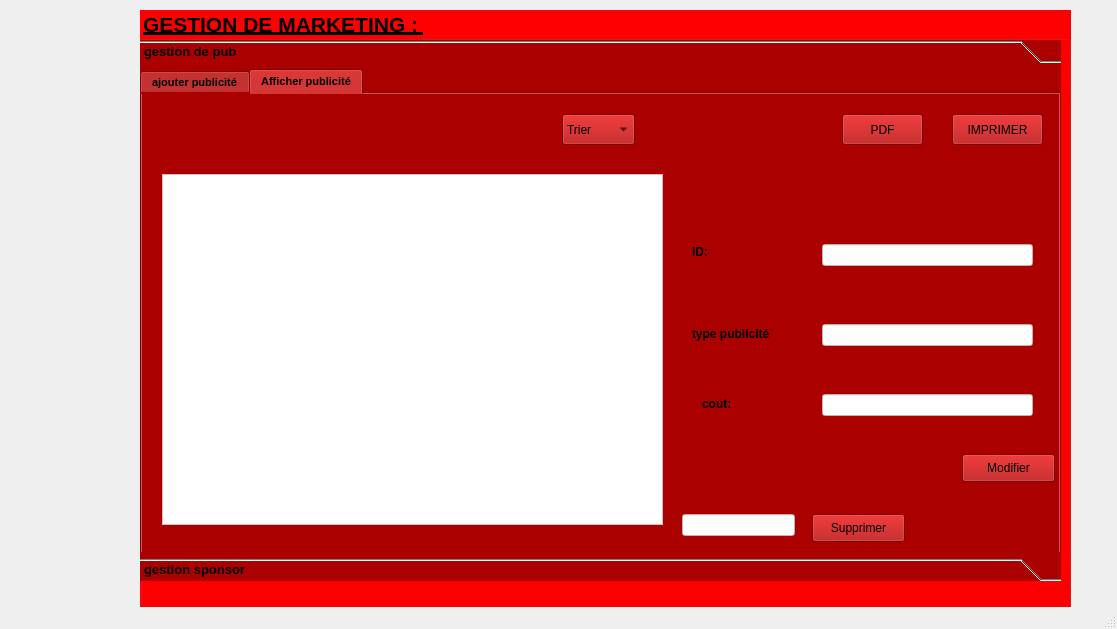
<?xml version="1.0" encoding="UTF-8"?>
<ui version="4.0">
 <class>MainWindow</class>
 <widget class="QMainWindow" name="MainWindow">
  <property name="geometry">
   <rect>
    <x>0</x>
    <y>0</y>
    <width>1117</width>
    <height>629</height>
   </rect>
  </property>
  <property name="windowTitle">
   <string>MainWindow</string>
  </property>
  <widget class="QWidget" name="centralwidget">
   <widget class="QGroupBox" name="titre">
    <property name="geometry">
     <rect>
      <x>140</x>
      <y>10</y>
      <width>931</width>
      <height>601</height>
     </rect>
    </property>
    <property name="font">
     <font>
      <pointsize>16</pointsize>
      <weight>75</weight>
      <bold>true</bold>
      <underline>true</underline>
     </font>
    </property>
    <property name="styleSheet">
     <string notr="true">background-color: rgb(255, 0, 0);</string>
    </property>
    <property name="title">
     <string>GESTION DE MARKETING : </string>
    </property>
    <widget class="QToolBox" name="toolBox">
     <property name="geometry">
      <rect>
       <x>0</x>
       <y>30</y>
       <width>921</width>
       <height>541</height>
      </rect>
     </property>
     <property name="font">
      <font>
       <pointsize>10</pointsize>
       <weight>75</weight>
       <bold>true</bold>
      </font>
     </property>
     <property name="styleSheet">
      <string notr="true">background-color: rgb(170, 0, 0);
</string>
     </property>
     <property name="currentIndex">
      <number>0</number>
     </property>
     <widget class="QWidget" name="page_3">
      <property name="geometry">
       <rect>
        <x>0</x>
        <y>0</y>
        <width>921</width>
        <height>469</height>
       </rect>
      </property>
      <attribute name="label">
       <string>gestion de pub</string>
      </attribute>
      <widget class="QTabWidget" name="tabWidget">
       <property name="geometry">
        <rect>
         <x>0</x>
         <y>0</y>
         <width>921</width>
         <height>541</height>
        </rect>
       </property>
       <property name="font">
        <font>
         <pointsize>8</pointsize>
         <weight>75</weight>
         <bold>true</bold>
         <underline>false</underline>
        </font>
       </property>
       <property name="styleSheet">
        <string notr="true">background-color: rgb(170, 0, 0);</string>
       </property>
       <property name="currentIndex">
        <number>1</number>
       </property>
       <widget class="QWidget" name="tab_8">
        <attribute name="title">
         <string>ajouter publicité</string>
        </attribute>
        <widget class="QLineEdit" name="le_id">
         <property name="geometry">
          <rect>
           <x>320</x>
           <y>60</y>
           <width>211</width>
           <height>22</height>
          </rect>
         </property>
         <property name="styleSheet">
          <string notr="true">background-color: rgb(255, 255, 255);</string>
         </property>
        </widget>
        <widget class="QPushButton" name="ajouter">
         <property name="geometry">
          <rect>
           <x>550</x>
           <y>380</y>
           <width>131</width>
           <height>28</height>
          </rect>
         </property>
         <property name="text">
          <string>Ajouter</string>
         </property>
        </widget>
        <widget class="QLabel" name="reference">
         <property name="geometry">
          <rect>
           <x>170</x>
           <y>160</y>
           <width>111</width>
           <height>20</height>
          </rect>
         </property>
         <property name="font">
          <font>
           <pointsize>9</pointsize>
           <weight>75</weight>
           <bold>true</bold>
           <underline>false</underline>
          </font>
         </property>
         <property name="text">
          <string>type publicité</string>
         </property>
        </widget>
        <widget class="QLabel" name="nom">
         <property name="geometry">
          <rect>
           <x>190</x>
           <y>60</y>
           <width>55</width>
           <height>16</height>
          </rect>
         </property>
         <property name="font">
          <font>
           <pointsize>9</pointsize>
           <weight>75</weight>
           <bold>true</bold>
           <underline>false</underline>
          </font>
         </property>
         <property name="text">
          <string>ID:</string>
         </property>
        </widget>
        <widget class="QLabel" name="quantite">
         <property name="geometry">
          <rect>
           <x>190</x>
           <y>250</y>
           <width>81</width>
           <height>20</height>
          </rect>
         </property>
         <property name="font">
          <font>
           <pointsize>9</pointsize>
           <weight>75</weight>
           <bold>true</bold>
           <underline>false</underline>
          </font>
         </property>
         <property name="styleSheet">
          <string notr="true"/>
         </property>
         <property name="text">
          <string>cout:</string>
         </property>
        </widget>
        <widget class="QLineEdit" name="le_cout">
         <property name="geometry">
          <rect>
           <x>320</x>
           <y>250</y>
           <width>211</width>
           <height>22</height>
          </rect>
         </property>
         <property name="styleSheet">
          <string notr="true">background-color: rgb(255, 255, 255);</string>
         </property>
        </widget>
        <widget class="QLineEdit" name="le_type">
         <property name="geometry">
          <rect>
           <x>310</x>
           <y>160</y>
           <width>211</width>
           <height>22</height>
          </rect>
         </property>
         <property name="styleSheet">
          <string notr="true">background-color: rgb(255, 255, 255);</string>
         </property>
        </widget>
       </widget>
       <widget class="QWidget" name="tab_10">
        <attribute name="title">
         <string>Afficher publicité</string>
        </attribute>
        <widget class="QTableView" name="tab_pub">
         <property name="geometry">
          <rect>
           <x>20</x>
           <y>80</y>
           <width>501</width>
           <height>351</height>
          </rect>
         </property>
         <property name="styleSheet">
          <string notr="true">background-color: rgb(255, 255, 255);</string>
         </property>
        </widget>
        <widget class="QPushButton" name="pushButton_mod">
         <property name="geometry">
          <rect>
           <x>820</x>
           <y>360</y>
           <width>93</width>
           <height>28</height>
          </rect>
         </property>
         <property name="text">
          <string>Modifier</string>
         </property>
        </widget>
        <widget class="QPushButton" name="pushButton_supp">
         <property name="geometry">
          <rect>
           <x>670</x>
           <y>420</y>
           <width>93</width>
           <height>28</height>
          </rect>
         </property>
         <property name="text">
          <string>Supprimer</string>
         </property>
        </widget>
        <widget class="QLineEdit" name="lineEdit_sup">
         <property name="geometry">
          <rect>
           <x>540</x>
           <y>420</y>
           <width>113</width>
           <height>22</height>
          </rect>
         </property>
         <property name="styleSheet">
          <string notr="true">background-color: rgb(255, 255, 255);</string>
         </property>
        </widget>
        <widget class="QComboBox" name="comboBox_trier">
         <property name="geometry">
          <rect>
           <x>420</x>
           <y>20</y>
           <width>73</width>
           <height>31</height>
          </rect>
         </property>
         <item>
          <property name="text">
           <string>Trier </string>
          </property>
         </item>
         <item>
          <property name="text">
           <string>id</string>
          </property>
         </item>
         <item>
          <property name="text">
           <string>type publicité</string>
          </property>
         </item>
         <item>
          <property name="text">
           <string>cout</string>
          </property>
         </item>
        </widget>
        <widget class="QPushButton" name="pushButton_PDF">
         <property name="geometry">
          <rect>
           <x>700</x>
           <y>20</y>
           <width>81</width>
           <height>31</height>
          </rect>
         </property>
         <property name="text">
          <string>PDF</string>
         </property>
        </widget>
        <widget class="QPushButton" name="pushButton_imprimer">
         <property name="geometry">
          <rect>
           <x>810</x>
           <y>20</y>
           <width>91</width>
           <height>31</height>
          </rect>
         </property>
         <property name="text">
          <string>IMPRIMER</string>
         </property>
        </widget>
        <widget class="QLineEdit" name="lineEdit_id_2">
         <property name="geometry">
          <rect>
           <x>680</x>
           <y>150</y>
           <width>211</width>
           <height>22</height>
          </rect>
         </property>
         <property name="styleSheet">
          <string notr="true">background-color: rgb(255, 255, 255);</string>
         </property>
        </widget>
        <widget class="QLabel" name="nom_7">
         <property name="geometry">
          <rect>
           <x>550</x>
           <y>150</y>
           <width>55</width>
           <height>16</height>
          </rect>
         </property>
         <property name="font">
          <font>
           <pointsize>9</pointsize>
           <weight>75</weight>
           <bold>true</bold>
           <underline>false</underline>
          </font>
         </property>
         <property name="text">
          <string>ID:</string>
         </property>
        </widget>
        <widget class="QLabel" name="quantite_2">
         <property name="geometry">
          <rect>
           <x>560</x>
           <y>300</y>
           <width>81</width>
           <height>20</height>
          </rect>
         </property>
         <property name="font">
          <font>
           <pointsize>9</pointsize>
           <weight>75</weight>
           <bold>true</bold>
           <underline>false</underline>
          </font>
         </property>
         <property name="styleSheet">
          <string notr="true"/>
         </property>
         <property name="text">
          <string>cout:</string>
         </property>
        </widget>
        <widget class="QLabel" name="reference_2">
         <property name="geometry">
          <rect>
           <x>550</x>
           <y>230</y>
           <width>111</width>
           <height>20</height>
          </rect>
         </property>
         <property name="font">
          <font>
           <pointsize>9</pointsize>
           <weight>75</weight>
           <bold>true</bold>
           <underline>false</underline>
          </font>
         </property>
         <property name="text">
          <string>type publicité</string>
         </property>
        </widget>
        <widget class="QLineEdit" name="lineEdi_cout">
         <property name="geometry">
          <rect>
           <x>680</x>
           <y>300</y>
           <width>211</width>
           <height>22</height>
          </rect>
         </property>
         <property name="styleSheet">
          <string notr="true">background-color: rgb(255, 255, 255);</string>
         </property>
        </widget>
        <widget class="QLineEdit" name="lineEdit_type">
         <property name="geometry">
          <rect>
           <x>680</x>
           <y>230</y>
           <width>211</width>
           <height>22</height>
          </rect>
         </property>
         <property name="styleSheet">
          <string notr="true">background-color: rgb(255, 255, 255);</string>
         </property>
        </widget>
       </widget>
      </widget>
     </widget>
     <widget class="QWidget" name="page_4">
      <property name="geometry">
       <rect>
        <x>0</x>
        <y>0</y>
        <width>921</width>
        <height>469</height>
       </rect>
      </property>
      <attribute name="label">
       <string>gestion sponsor</string>
      </attribute>
      <widget class="QTabWidget" name="tabWidget_2">
       <property name="geometry">
        <rect>
         <x>10</x>
         <y>0</y>
         <width>871</width>
         <height>461</height>
        </rect>
       </property>
       <property name="currentIndex">
        <number>1</number>
       </property>
       <widget class="QWidget" name="tab">
        <attribute name="title">
         <string>ajouter sponsor</string>
        </attribute>
        <widget class="QLabel" name="nom_2">
         <property name="geometry">
          <rect>
           <x>200</x>
           <y>130</y>
           <width>61</width>
           <height>20</height>
          </rect>
         </property>
         <property name="font">
          <font>
           <pointsize>9</pointsize>
           <weight>75</weight>
           <bold>true</bold>
           <underline>false</underline>
          </font>
         </property>
         <property name="text">
          <string>ID:</string>
         </property>
        </widget>
        <widget class="QLabel" name="nom_3">
         <property name="geometry">
          <rect>
           <x>180</x>
           <y>70</y>
           <width>55</width>
           <height>16</height>
          </rect>
         </property>
         <property name="font">
          <font>
           <pointsize>9</pointsize>
           <weight>75</weight>
           <bold>true</bold>
           <underline>false</underline>
          </font>
         </property>
         <property name="text">
          <string>NOM:</string>
         </property>
        </widget>
        <widget class="QLabel" name="nom_4">
         <property name="geometry">
          <rect>
           <x>190</x>
           <y>170</y>
           <width>81</width>
           <height>16</height>
          </rect>
         </property>
         <property name="font">
          <font>
           <pointsize>9</pointsize>
           <weight>75</weight>
           <bold>true</bold>
           <underline>false</underline>
          </font>
         </property>
         <property name="text">
          <string>MONTANT :</string>
         </property>
        </widget>
        <widget class="QLabel" name="nom_5">
         <property name="geometry">
          <rect>
           <x>190</x>
           <y>240</y>
           <width>101</width>
           <height>20</height>
          </rect>
         </property>
         <property name="font">
          <font>
           <pointsize>9</pointsize>
           <weight>75</weight>
           <bold>true</bold>
           <underline>false</underline>
          </font>
         </property>
         <property name="text">
          <string>Date Debut :</string>
         </property>
        </widget>
        <widget class="QLabel" name="nom_8">
         <property name="geometry">
          <rect>
           <x>180</x>
           <y>306</y>
           <width>71</width>
           <height>20</height>
          </rect>
         </property>
         <property name="font">
          <font>
           <pointsize>9</pointsize>
           <weight>75</weight>
           <bold>true</bold>
           <underline>false</underline>
          </font>
         </property>
         <property name="text">
          <string>Date Fin:</string>
         </property>
        </widget>
        <widget class="QPushButton" name="pushButton_AJOUTER_spons">
         <property name="geometry">
          <rect>
           <x>640</x>
           <y>352</y>
           <width>141</width>
           <height>51</height>
          </rect>
         </property>
         <property name="text">
          <string>Ajouter</string>
         </property>
        </widget>
        <widget class="QLineEdit" name="lineEdit_id_spons">
         <property name="geometry">
          <rect>
           <x>300</x>
           <y>130</y>
           <width>113</width>
           <height>22</height>
          </rect>
         </property>
         <property name="styleSheet">
          <string notr="true">background-color: rgb(255, 255, 255);</string>
         </property>
        </widget>
        <widget class="QLineEdit" name="lineEdit_nom_sponsor">
         <property name="geometry">
          <rect>
           <x>300</x>
           <y>70</y>
           <width>113</width>
           <height>22</height>
          </rect>
         </property>
         <property name="styleSheet">
          <string notr="true">background-color: rgb(255, 255, 255);</string>
         </property>
        </widget>
        <widget class="QLineEdit" name="lineEdit_montant">
         <property name="geometry">
          <rect>
           <x>320</x>
           <y>180</y>
           <width>113</width>
           <height>22</height>
          </rect>
         </property>
         <property name="styleSheet">
          <string notr="true">background-color: rgb(255, 255, 255);</string>
         </property>
        </widget>
        <widget class="QLineEdit" name="lineEdit_date_debut">
         <property name="geometry">
          <rect>
           <x>320</x>
           <y>240</y>
           <width>113</width>
           <height>22</height>
          </rect>
         </property>
         <property name="styleSheet">
          <string notr="true">background-color: rgb(255, 255, 255);</string>
         </property>
        </widget>
        <widget class="QLineEdit" name="lineEdit_date_fin">
         <property name="geometry">
          <rect>
           <x>320</x>
           <y>310</y>
           <width>113</width>
           <height>22</height>
          </rect>
         </property>
         <property name="styleSheet">
          <string notr="true">background-color: rgb(255, 255, 255);</string>
         </property>
        </widget>
       </widget>
       <widget class="QWidget" name="tab_2">
        <attribute name="title">
         <string>afficher sponsor</string>
        </attribute>
        <widget class="QLineEdit" name="nom_9">
         <property name="geometry">
          <rect>
           <x>720</x>
           <y>110</y>
           <width>113</width>
           <height>22</height>
          </rect>
         </property>
         <property name="styleSheet">
          <string notr="true">background-color: rgb(255, 255, 255);</string>
         </property>
        </widget>
        <widget class="QLabel" name="id">
         <property name="geometry">
          <rect>
           <x>590</x>
           <y>120</y>
           <width>55</width>
           <height>16</height>
          </rect>
         </property>
         <property name="font">
          <font>
           <pointsize>9</pointsize>
           <weight>75</weight>
           <bold>true</bold>
           <underline>false</underline>
          </font>
         </property>
         <property name="text">
          <string>NOM</string>
         </property>
        </widget>
        <widget class="QLabel" name="ref">
         <property name="geometry">
          <rect>
           <x>590</x>
           <y>240</y>
           <width>81</width>
           <height>20</height>
          </rect>
         </property>
         <property name="font">
          <font>
           <pointsize>9</pointsize>
           <weight>75</weight>
           <bold>true</bold>
           <underline>false</underline>
          </font>
         </property>
         <property name="styleSheet">
          <string notr="true"/>
         </property>
         <property name="text">
          <string>Date Debut</string>
         </property>
        </widget>
        <widget class="QLabel" name="prenom">
         <property name="geometry">
          <rect>
           <x>590</x>
           <y>190</y>
           <width>81</width>
           <height>20</height>
          </rect>
         </property>
         <property name="font">
          <font>
           <pointsize>9</pointsize>
           <weight>75</weight>
           <bold>true</bold>
           <underline>false</underline>
          </font>
         </property>
         <property name="styleSheet">
          <string notr="true"/>
         </property>
         <property name="text">
          <string>montant</string>
         </property>
        </widget>
        <widget class="QLabel" name="payment">
         <property name="geometry">
          <rect>
           <x>590</x>
           <y>300</y>
           <width>111</width>
           <height>20</height>
          </rect>
         </property>
         <property name="font">
          <font>
           <pointsize>9</pointsize>
           <weight>75</weight>
           <bold>true</bold>
           <underline>false</underline>
          </font>
         </property>
         <property name="styleSheet">
          <string notr="true"/>
         </property>
         <property name="text">
          <string>Date Fin</string>
         </property>
        </widget>
        <widget class="QComboBox" name="comboBox_trier_2">
         <property name="geometry">
          <rect>
           <x>410</x>
           <y>20</y>
           <width>73</width>
           <height>31</height>
          </rect>
         </property>
         <item>
          <property name="text">
           <string>Trier </string>
          </property>
         </item>
         <item>
          <property name="text">
           <string>id</string>
          </property>
         </item>
         <item>
          <property name="text">
           <string>nom et prenom</string>
          </property>
         </item>
         <item>
          <property name="text">
           <string>ref_moy et nom et prenom</string>
          </property>
         </item>
        </widget>
        <widget class="QLineEdit" name="montant_3">
         <property name="geometry">
          <rect>
           <x>720</x>
           <y>200</y>
           <width>113</width>
           <height>22</height>
          </rect>
         </property>
         <property name="styleSheet">
          <string notr="true">background-color: rgb(255, 255, 255);</string>
         </property>
        </widget>
        <widget class="QPushButton" name="pushButton_mod_spons">
         <property name="geometry">
          <rect>
           <x>770</x>
           <y>350</y>
           <width>93</width>
           <height>28</height>
          </rect>
         </property>
         <property name="text">
          <string>Modifier</string>
         </property>
        </widget>
        <widget class="QLineEdit" name="date_fin_3">
         <property name="geometry">
          <rect>
           <x>720</x>
           <y>300</y>
           <width>113</width>
           <height>22</height>
          </rect>
         </property>
         <property name="styleSheet">
          <string notr="true">background-color: rgb(255, 255, 255);</string>
         </property>
        </widget>
        <widget class="QPushButton" name="pushButton_supp_spons">
         <property name="geometry">
          <rect>
           <x>670</x>
           <y>400</y>
           <width>93</width>
           <height>28</height>
          </rect>
         </property>
         <property name="text">
          <string>Supprimer</string>
         </property>
        </widget>
        <widget class="QTableView" name="tab_spons">
         <property name="geometry">
          <rect>
           <x>20</x>
           <y>100</y>
           <width>501</width>
           <height>301</height>
          </rect>
         </property>
         <property name="styleSheet">
          <string notr="true">background-color: rgb(255, 255, 255);</string>
         </property>
        </widget>
        <widget class="QLabel" name="nom_6">
         <property name="geometry">
          <rect>
           <x>590</x>
           <y>150</y>
           <width>111</width>
           <height>20</height>
          </rect>
         </property>
         <property name="font">
          <font>
           <pointsize>9</pointsize>
           <weight>75</weight>
           <bold>true</bold>
           <underline>false</underline>
          </font>
         </property>
         <property name="text">
          <string>ID</string>
         </property>
        </widget>
        <widget class="QPushButton" name="pushButton_PDF_2">
         <property name="geometry">
          <rect>
           <x>520</x>
           <y>22</y>
           <width>75</width>
           <height>31</height>
          </rect>
         </property>
         <property name="text">
          <string>PDF</string>
         </property>
        </widget>
        <widget class="QPushButton" name="pushButton_imprimer_2">
         <property name="geometry">
          <rect>
           <x>624</x>
           <y>22</y>
           <width>81</width>
           <height>31</height>
          </rect>
         </property>
         <property name="text">
          <string>IMPRIMER</string>
         </property>
        </widget>
        <widget class="QLineEdit" name="id_3">
         <property name="geometry">
          <rect>
           <x>720</x>
           <y>160</y>
           <width>113</width>
           <height>22</height>
          </rect>
         </property>
         <property name="styleSheet">
          <string notr="true">background-color: rgb(255, 255, 255);</string>
         </property>
        </widget>
        <widget class="QLineEdit" name="date_debut_3">
         <property name="geometry">
          <rect>
           <x>720</x>
           <y>250</y>
           <width>113</width>
           <height>22</height>
          </rect>
         </property>
         <property name="styleSheet">
          <string notr="true">background-color: rgb(255, 255, 255);</string>
         </property>
        </widget>
        <widget class="QLineEdit" name="lineEdit_supp_spons">
         <property name="geometry">
          <rect>
           <x>550</x>
           <y>400</y>
           <width>113</width>
           <height>22</height>
          </rect>
         </property>
         <property name="styleSheet">
          <string notr="true">background-color: rgb(255, 255, 255);</string>
         </property>
        </widget>
       </widget>
      </widget>
     </widget>
    </widget>
   </widget>
  </widget>
  <widget class="QMenuBar" name="menubar">
   <property name="geometry">
    <rect>
     <x>0</x>
     <y>0</y>
     <width>1117</width>
     <height>26</height>
    </rect>
   </property>
  </widget>
  <widget class="QStatusBar" name="statusbar"/>
 </widget>
 <resources/>
 <connections/>
</ui>
